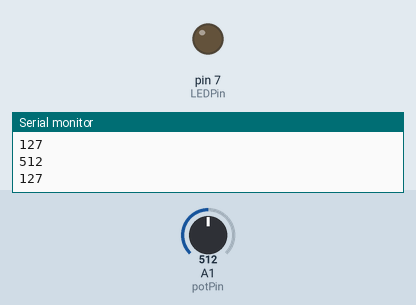
Recording of a sketch running on a simulated Arduino Uno, built with avr-gcc and run on an emulated ATmega328P. Parts: output pins drawn as LEDs (lit = HIGH), the last lines printed to the serial monitor. The inputs (shaded band) are chosen by the test bench; at power-on: A1 (potPin) = 512.

Above: at 1.2 s.
1.3 s: A1 (potPin) set to 527
At 2.3 s:
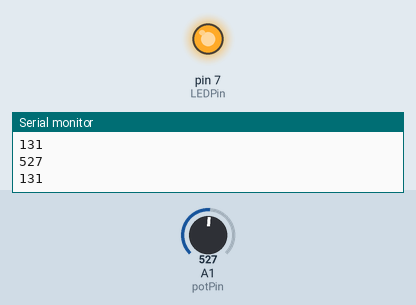
2.8 s: A1 (potPin) set to 511
At 3.7 s:
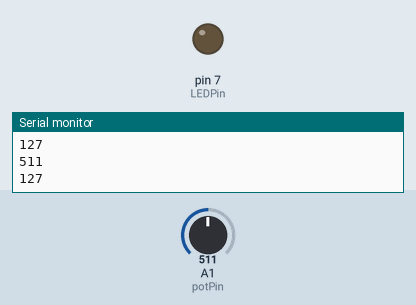
4.3 s: A1 (potPin) set to 716
At 5.2 s:
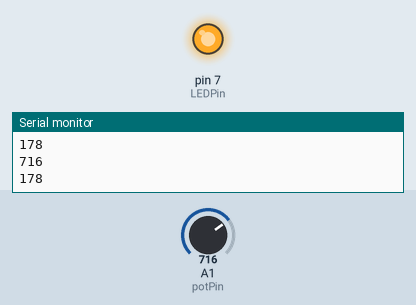
Timing chart, 0 to 7.3 s (numbered marks = the images above; inputs shaded):
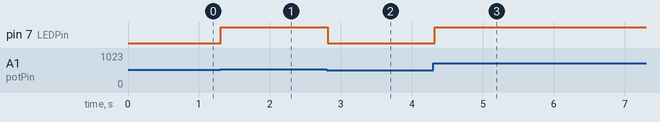

The sketch:

4_PotwithLEDBrightness.ino
```cpp
/*
   Sketching mit Hardware
  DMP - Vertiefung Medieninformatik 2- WS 23_24 - Sketching mit Hardware
- Simple LED Potentiometer Circuit
This project demonstrates how to set the brightness of a LED with a 10K POTentiometer

  Marcos Martinez
*/

//Set the LED Pin constant globally
//The LED is connected to Pin 9 of the Arduino
#define LEDPin 7 //(PWM Pin!!!)
//Connect A0 to middle pot pin
#define potPin A1

// the setup function runs once when you press reset or power the board
void setup() {
  // initialize LED Pin as an output.
    Serial.begin(9600);

  pinMode(LEDPin, OUTPUT);
}

// the loop function runs over and over again forever
void loop() {
  //Read the voltage at the pot pin and convert to value between 0 and 255
  int sensorValue = analogRead(potPin);
  Serial.println(sensorValue);

  int reading = map(sensorValue,0,1023,0,255);
  Serial.println(reading);
  //Send PWM output to LED
  analogWrite(LEDPin, reading); //0..255
  delay(100);
}
```

Measured:
- the behaviour switches between 513 and 514 on A1 (potPin) (found by bisection; images 0 and 1)
- after the input at 1.3 s, pin 7 (LEDPin): LOW → HIGH at once
- after the input at 2.8 s, pin 7 (LEDPin): HIGH → LOW at once
- after the input at 4.3 s, pin 7 (LEDPin): LOW → HIGH at once
